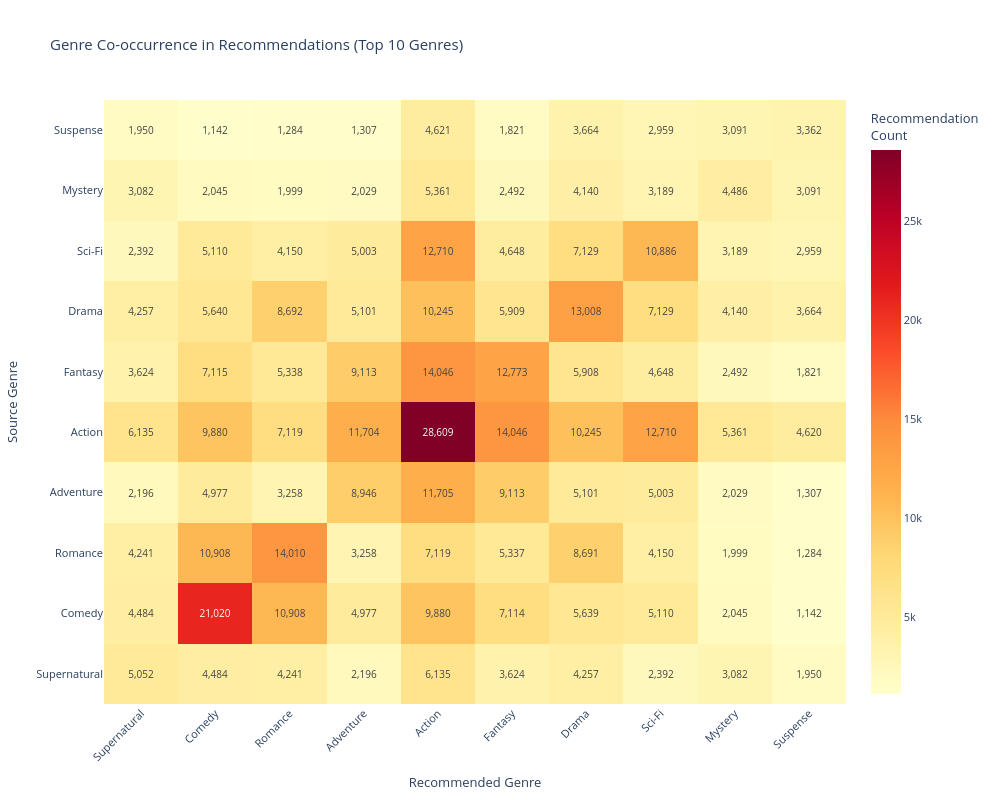

Here is the notebook cell this chart was saved with:
### Markdown cell above
### The Character Efficiency Paradox

This isn't about which genres are popular, it's about **character-to-emotion conversion efficiency.** How many favorites does each character generate?

**Suspense wins big:** Highest favorites with the smallest rosters. Every character must matter because the genre demands psychological depth.  
No throwaway characters in psychological thrillers.

**Award Winning = Character Memorability:** You win awards for characters that haunt viewers, not plots.  
These anime treat characters as literature, complex beings worth extended exploration.

**Action's anomaly:** Third place despite largest cast. Action characters don't need depth to be beloved, a signature fighting style creates attachment.  
Multiple pathways to connection mean huge casts work.

**Comedy's disconnect:** Comedy characters are enjoyed but rarely "favorited." They're functional, they make you laugh without making you cry.  
Archetypes, not personalities.

**Mystery's weakness:** The puzzle overshadows the person. Viewers remember the twist, not always who delivered it.

**The lesson:** Small cast with deep investment beats large cast with shallow investment, but genre must support that strategy.

### Code cell
fig = gu.recommendation_genre_cooccurrence()
fig.show()

### Figure 1 — Plotly figure (JSON) as saved in the notebook; plotly's stock layout.template omitted (floating-point values rounded to 4 significant figures)
{"data": [{"colorbar": {"title": {"text": "Recommendation<br>Count"}}, "colorscale": [[0, "rgb(255,255,204)"], [0.125, "rgb(255,237,160)"], [0.25, "rgb(254,217,118)"], [0.375, "rgb(254,178,76)"], [0.5, "rgb(253,141,60)"], [0.625, "rgb(252,78,42)"], [0.75, "rgb(227,26,28)"], [0.875, "rgb(189,0,38)"], [1, "rgb(128,0,38)"]], "hovertemplate": "<b>%{y}</b> → <b>%{x}</b><br>Recommendations: %{z:,.0f}<br><extra></extra>", "text": [[5052.0, 4484.0, 4241.0, 2196.0, 6135.0, 3624.0, 4257.0, 2392.0, 3082.0, 1950.0], [4484.0, 21020.0, 10910.0, 4977.0, 9880.0, 7114.0, 5639.0, 5110.0, 2045.0, 1142.0], [4241.0, 10910.0, 14010.0, 3258.0, 7119.0, 5337.0, 8691.0, 4150.0, 1999.0, 1284.0], [2196.0, 4977.0, 3258.0, 8946.0, 11700.0, 9113.0, 5101.0, 5003.0, 2029.0, 1307.0], [6135.0, 9880.0, 7119.0, 11700.0, 28610.0, 14050.0, 10240.0, 12710.0, 5361.0, 4620.0], [3624.0, 7115.0, 5338.0, 9113.0, 14050.0, 12770.0, 5908.0, 4648.0, 2492.0, 1821.0], [4257.0, 5640.0, 8692.0, 5101.0, 10240.0, 5909.0, 13010.0, 7129.0, 4140.0, 3664.0], [2392.0, 5110.0, 4150.0, 5003.0, 12710.0, 4648.0, 7129.0, 10890.0, 3189.0, 2959.0], [3082.0, 2045.0, 1999.0, 2029.0, 5361.0, 2492.0, 4140.0, 3189.0, 4486.0, 3091.0], [1950.0, 1142.0, 1284.0, 1307.0, 4621.0, 1821.0, 3664.0, 2959.0, 3091.0, 3362.0]], "textfont": {"size": 10}, "texttemplate": "%{text:,.0f}", "type": "heatmap", "x": ["Supernatural", "Comedy", "Romance", "Adventure", "Action", "Fantasy", "Drama", "Sci-Fi", "Mystery", "Suspense"], "y": ["Supernatural", "Comedy", "Romance", "Adventure", "Action", "Fantasy", "Drama", "Sci-Fi", "Mystery", "Suspense"], "z": [[5052.0, 4484.0, 4241.0, 2196.0, 6135.0, 3624.0, 4257.0, 2392.0, 3082.0, 1950.0], [4484.0, 21020.0, 10910.0, 4977.0, 9880.0, 7114.0, 5639.0, 5110.0, 2045.0, 1142.0], [4241.0, 10910.0, 14010.0, 3258.0, 7119.0, 5337.0, 8691.0, 4150.0, 1999.0, 1284.0], [2196.0, 4977.0, 3258.0, 8946.0, 11700.0, 9113.0, 5101.0, 5003.0, 2029.0, 1307.0], [6135.0, 9880.0, 7119.0, 11700.0, 28610.0, 14050.0, 10240.0, 12710.0, 5361.0, 4620.0], [3624.0, 7115.0, 5338.0, 9113.0, 14050.0, 12770.0, 5908.0, 4648.0, 2492.0, 1821.0], [4257.0, 5640.0, 8692.0, 5101.0, 10240.0, 5909.0, 13010.0, 7129.0, 4140.0, 3664.0], [2392.0, 5110.0, 4150.0, 5003.0, 12710.0, 4648.0, 7129.0, 10890.0, 3189.0, 2959.0], [3082.0, 2045.0, 1999.0, 2029.0, 5361.0, 2492.0, 4140.0, 3189.0, 4486.0, 3091.0], [1950.0, 1142.0, 1284.0, 1307.0, 4621.0, 1821.0, 3664.0, 2959.0, 3091.0, 3362.0]]}], "layout": {"font": {"size": 11}, "height": 800, "title": {"text": "Genre Co-occurrence in Recommendations (Top 10 Genres)"}, "width": 1000, "xaxis": {"tickangle": -45, "title": {"text": "Recommended Genre"}}, "yaxis": {"title": {"text": "Source Genre"}}}}
